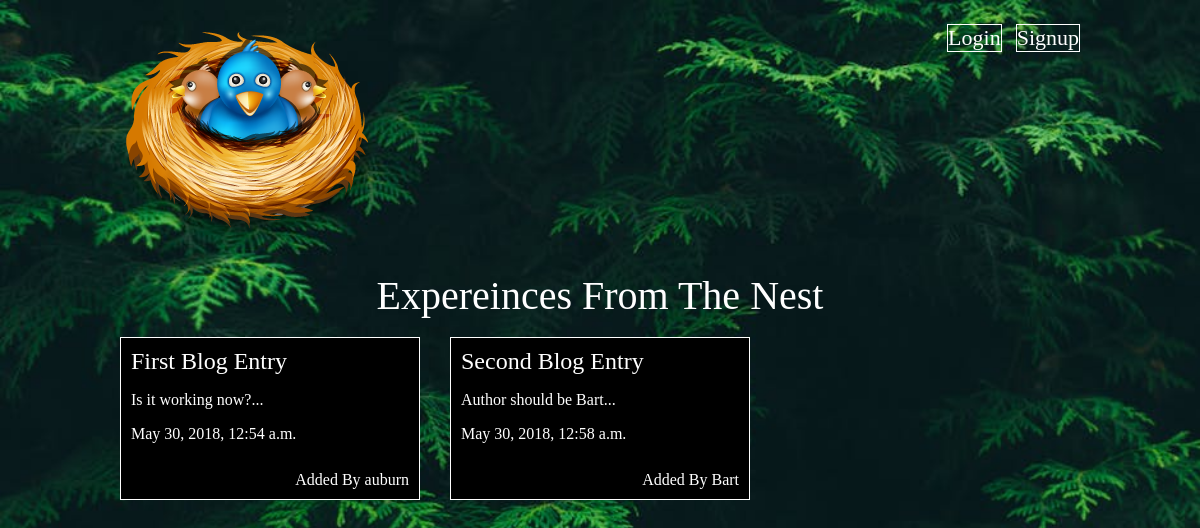
The app's page /articles/, older data.
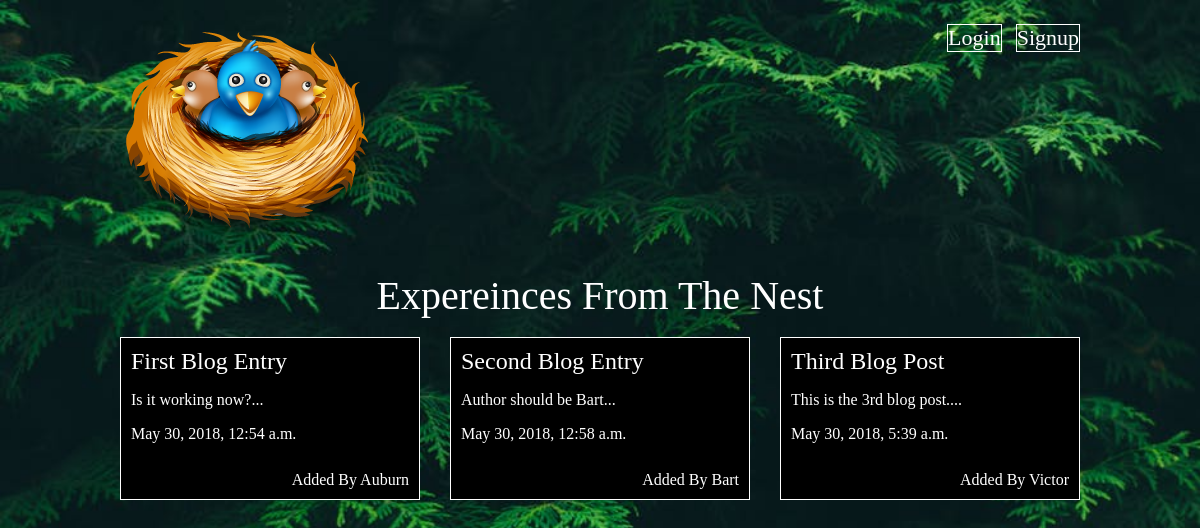
The same page, newer data.
### articles/models.py (models this page shows, shortened)
class Articles(models.Model):
    title = models.CharField(max_length=100)
    slug = models.SlugField()
    body = models.TextField()
    date = models.DateTimeField(auto_now_add=True)
    author = models.ForeignKey(User, on_delete=models.CASCADE, default=None)
    thumb = models.ImageField(default='default.png', blank=True)
    def snippet(self):
        return self.body[:50] + '...'

### articles/views.py (the view)
def article_list(request):
    articles = Articles.objects.all().order_by('date')
    return render(request, 'articles/article_list.html', {'articles': articles})

### articles/templates/articles/article_list.html
{% extends 'base_layout.html' %}
{% block content %}
    <h1>Expereinces From The Nest</h1>
    <br>
    <div class="articles">
      {% for article in articles %}
        <div class="article">
          <h2><a href="{% url 'articles:detail' slug=article.slug %}">{{article.title}} </a></h2>
          <p>{{article.snippet}}</p>
          <p>{{article.date}}</p>
          <p class="author">Added By {{ article.author.username}}</p>
        </div>
      {% endfor %}
  </div>
{% endblock %}

### templates/base_layout.html (shortened to what this page needs)
{% load static from staticfiles %}
<!DOCTYPE html>
<html lang="en">
  <head>
    <link rel="stylesheet" href="{% static 'styles.css' %}">
</head>
<body>
  <header class="wrapper">
    <h1><a href="{% url 'home' %}"><img src="{% static 'theNest.png' %}"/></a></h1>
    <nav>
      <ul>
        {% if user.is_authenticated %}
        <li>
          <form class="logout-link" action="{% url 'accounts:logout' %}" method="post">
            {%  csrf_token %}
            <button type="submit">Logout</button>
          </form>
        </li>
        <li><a href="{% url 'articles:create' %}" class="highlight">New Article</a></li>
        {% else %}
        <li><a href="{% url 'accounts:login' %}">Login</a></li>
        <li><a href="{% url 'accounts:signup' %}">Signup</a></li>
        {% endif %}
      </ul>
    </nav>
  </header>
  <div class="wrapper">
  {% block content %}
  {% endblock %}
  </div>
  </body>
</html>

### assets/styles.css (style rules this page uses)
body { background-color: #0f121f; background-image: url(/static/nestTree.jpeg); background-size: 100%; background-repeat-y: no-repeat; color: #fff; }
body * { font-family: Ubuntu; }
h1, h2, h3, h4, h5 { font-weight: normal; margin: 0; }
a, a:hover, a:visited { color: #fff; text-decoration: none; }
.wrapper { max-width: 960px; margin: 0 auto; }
div.wrapper h1 { text-align: center; margin: auto; font-size: 40px; }
div.article { background-color: black; margin-bottom: 35px; }
header { display: grid; grid-template-columns: 1fr 1fr; padding 10px 0; }
nav { justify-self: end; }
nav li { display: inline-block; margin-left: 10px; font-size: 22px; border: 1px solid white; }
.articles { display:grid; grid-template-columns: 1fr 1fr 1fr; grid-gap: 30px; }
.article { padding: 10px; border: 1px solid white; position: relative; padding-bottom: 40px }
.article h2 { font-size: 45px: }
.article .author { padding:10px; background: black; position: absolute; right: 0; bottom: 0; margin: 0; }

Row changes from the older to the newer data that the page shows:
changed through a linked row, Articles "First Blog Entry": author.username "auburn" → "Auburn"
added Articles: title "Third Blog Post", snippet "This is the 3rd blog post....", date "May 30, 2018, 5:39 a.m.", author.username "Victor"
